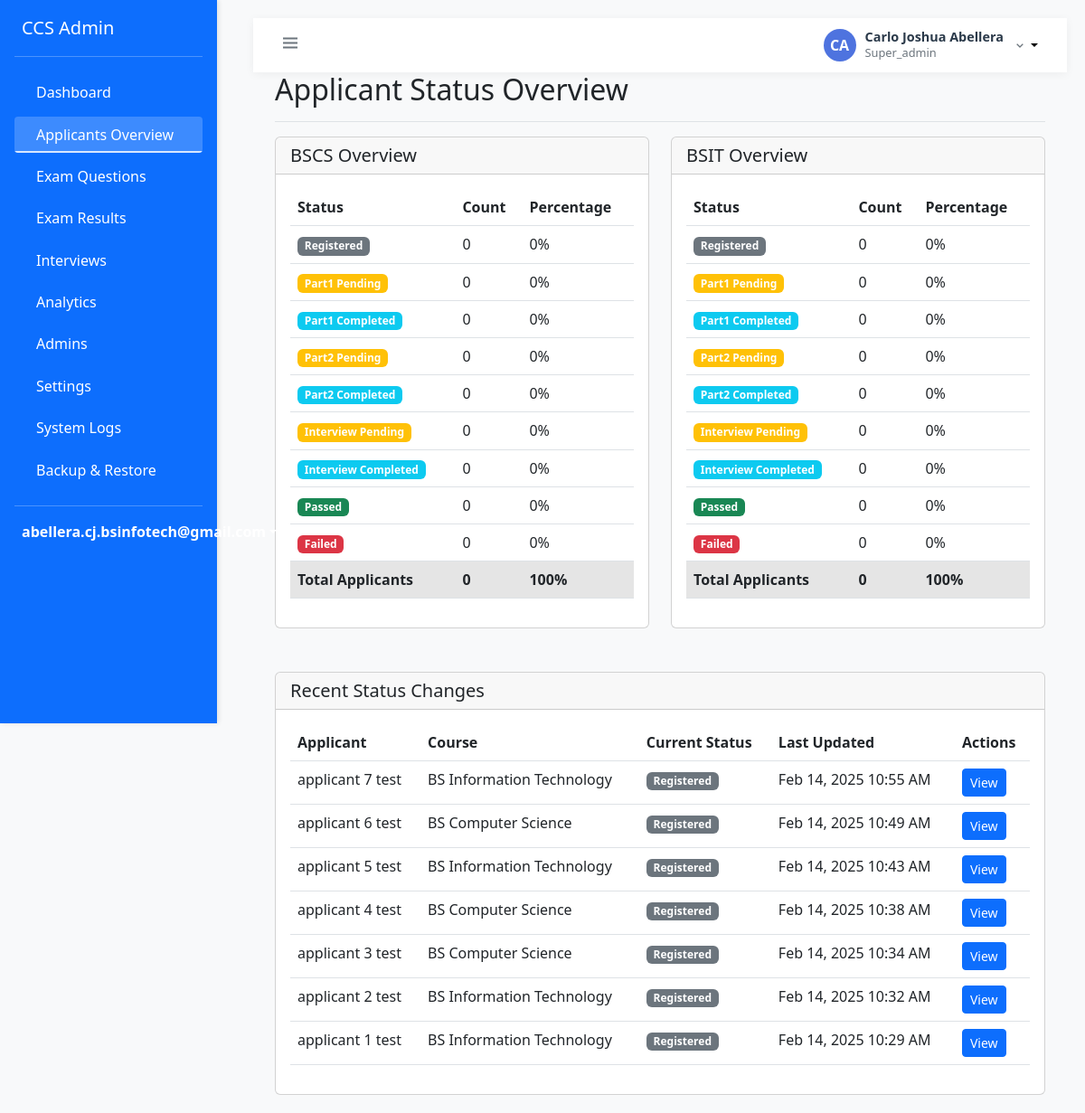
The app's page /admin/super/applicants_overview.php (signed in), older data.
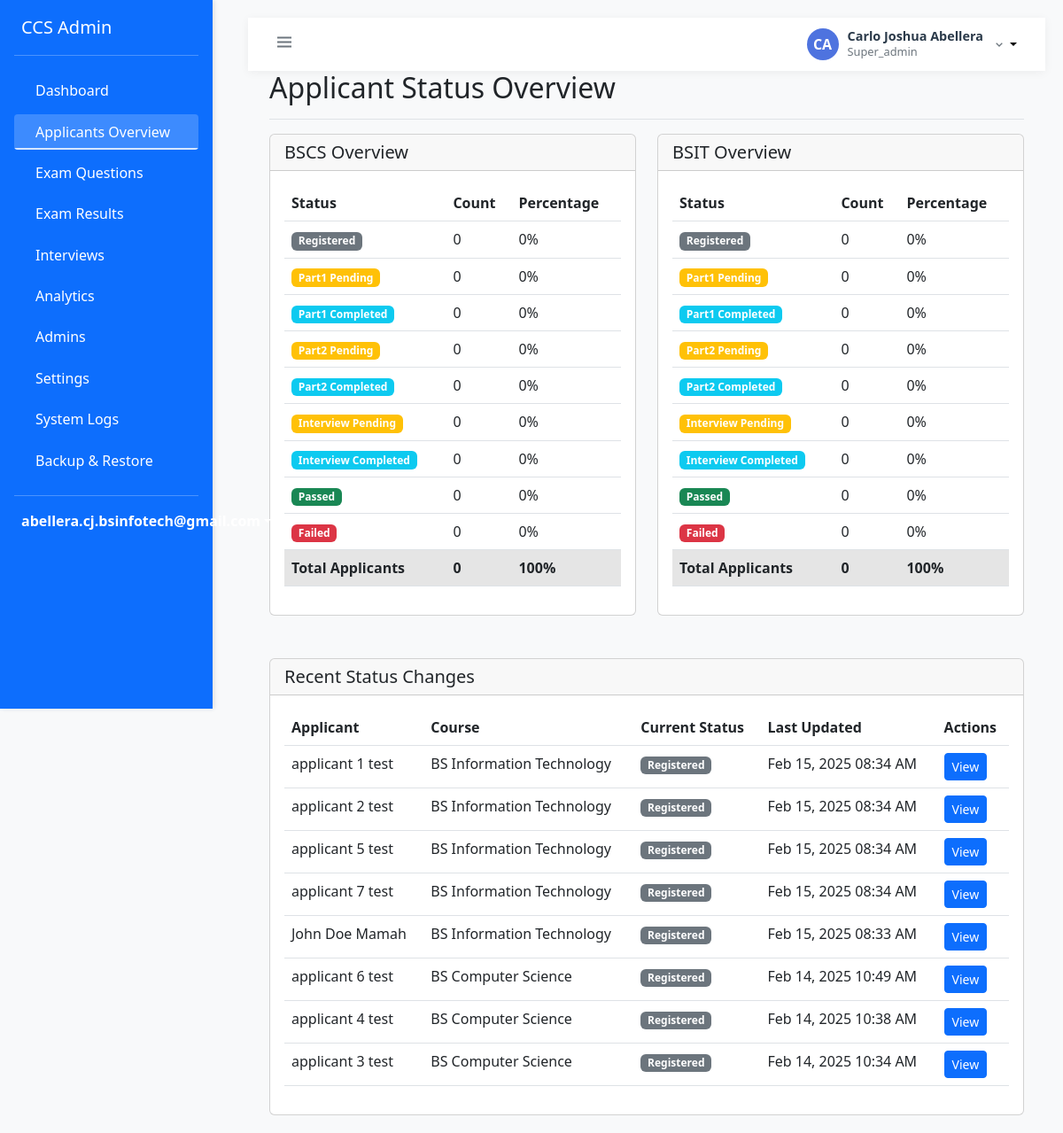
The same page, newer data.
### tables this page shows
CREATE TABLE `applicants` (
  `id` int(11) NOT NULL,
  `user_id` int(11) NOT NULL,
  `applicant_number` varchar(50) NOT NULL,
  `first_name` varchar(100) NOT NULL,
  `middle_name` varchar(100) DEFAULT NULL,
  `last_name` varchar(100) NOT NULL,
  `contact_number` varchar(20) NOT NULL,
  `address` text NOT NULL,
  `birth_date` date NOT NULL,
  `school` varchar(255) NOT NULL,
  `course` enum('BSCS','BSIT') NOT NULL,
  `year_level` enum('1st Year','2nd Year','3rd Year','4th Year','5th Year','Graduate') NOT NULL,
  `progress_status` enum('registered','part1_pending','part1_completed','part2_pending','part2_completed','interview_pending','interview_completed','passed','failed') NOT NULL DEFAULT 'registered',
  `created_at` timestamp NOT NULL DEFAULT current_timestamp(),
  `updated_at` timestamp NOT NULL DEFAULT current_timestamp() ON UPDATE current_timestamp(),
  `application_status_id` int(11) DEFAULT NULL,
  `exam_status_id` int(11) DEFAULT NULL,
  `preferred_course` varchar(255) NOT NULL
);

### admin/super/applicants_overview.php (the view, shortened to what the changed rows need)
<?php
require_once '../includes/layout.php';
try {
    $database = Database::getInstance();
    $conn = $database->getConnection();
    $status_overview = [
        'BSCS' => [
            'registered' => 0,
            'part1_pending' => 0,
            'part1_completed' => 0,
            'part2_pending' => 0,
            'part2_completed' => 0,
            'interview_pending' => 0,
            'interview_completed' => 0,
            'passed' => 0,
            'failed' => 0,
            'total' => 0
        ],
        'BSIT' => [
            'registered' => 0,
            'part1_pending' => 0,
            'part1_completed' => 0,
            'part2_pending' => 0,
            'part2_completed' => 0,
            'interview_pending' => 0,
            'interview_completed' => 0,
            'passed' => 0,
            'failed' => 0,
            'total' => 0
        ]
    ];
    $query = "SELECT
                a.id,
                a.first_name,
                a.last_name,
                a.preferred_course,
                a.progress_status,
                a.updated_at
              FROM applicants a
              ORDER BY a.updated_at DESC
              LIMIT 10";
    $stmt = $conn->query($query);
    $recent_changes = $stmt->fetchAll(PDO::FETCH_ASSOC);
} catch (Exception $e) {
    $error = $e->getMessage();
}
?>
<div class="container-fluid px-4">
    <div class="d-flex justify-content-between flex-wrap flex-md-nowrap align-items-center pb-2 mb-3 border-bottom">
        <h1 class="h2">Applicant Status Overview</h1>
    </div>
    <div class="row">
        <?php foreach ($status_overview as $course => $statuses): ?>
            <div class="col-md-6 mb-4">
                <div class="card">
                    <div class="card-header">
                        <h5 class="mb-0"><?php echo htmlspecialchars($course); ?> Overview</h5>
                    </div>
                    <div class="card-body">
                        <div class="table-responsive">
                            <table class="table table-hover">
                                <thead>
                                    <tr>
                                        <th>Status</th>
                                        <th>Count</th>
                                        <th>Percentage</th>
                                    </tr>
                                </thead>
                                <tbody>
                                    <?php foreach ($statuses as $status => $count): ?>
                                        <?php if ($status !== 'total'): ?>
                                            <tr>
                                                <td>
                                                    <span class="badge bg-<?php
                                                        echo match($status) {
                                                            'registered' => 'secondary',
                                                            'part1_pending', 'part2_pending', 'interview_pending' => 'warning',
                                                            'part1_completed', 'part2_completed', 'interview_completed' => 'info',
                                                            'passed' => 'success',
                                                            'failed' => 'danger',
                                                            default => 'secondary'
                                                        };
                                                    ?>">
                                                        <?php echo ucwords(str_replace('_', ' ', $status)); ?>
                                                    </span>
                                                </td>
                                                <td><?php echo $count; ?></td>
                                                <td>
                                                    <?php
                                                    if ($statuses['total'] > 0) {
                                                        echo round(($count / $statuses['total']) * 100, 1) . '%';
                                                    } else {
                                                        echo '0%';
                                                    }
                                                    ?>
                                                </td>
                                            </tr>
                                        <?php endif; ?>
                                    <?php endforeach; ?>
                                    <tr class="table-active">
                                        <td><strong>Total Applicants</strong></td>
                                        <td><strong><?php echo $statuses['total']; ?></strong></td>
                                        <td><strong>100%</strong></td>
                                    </tr>
                                </tbody>
                            </table>
                        </div>
                    </div>
                </div>
            </div>
        <?php endforeach; ?>
    </div>
    <div class="card mt-4">
        <div class="card-body">
            <div class="table-responsive">
                <table class="table table-hover">
                    <thead>
                        <tr>
                            <th>Applicant</th>
                            <th>Course</th>
                            <th>Current Status</th>
                            <th>Last Updated</th>
                            <th>Actions</th>
                        </tr>
                    </thead>
                    <tbody>
                        <?php foreach ($recent_changes as $change): ?>
                            <tr>
                                <td><?php echo htmlspecialchars($change['first_name'] . ' ' . $change['last_name']); ?></td>
                                <td><?php echo htmlspecialchars($change['preferred_course']); ?></td>
                                <td>
                                    <span class="badge bg-<?php
                                        echo match($change['progress_status']) {
                                            'registered' => 'secondary',
                                            'part1_pending', 'part2_pending', 'interview_pending' => 'warning',
                                            'part1_completed', 'part2_completed', 'interview_completed' => 'info',
                                            'passed' => 'success',
                                            'failed' => 'danger',
                                            default => 'secondary'
                                        };
                                    ?>">
                                        <?php echo ucwords(str_replace('_', ' ', $change['progress_status'])); ?>
                                    </span>
                                </td>
                                <td><?php echo date('M d, Y h:i A', strtotime($change['updated_at'])); ?></td>
                                <td>
                                    <a href="view_applicant.php?id=<?php echo $change['id']; ?>" class="btn btn-sm btn-primary">
                                        <i class="bi bi-eye"></i> View
                                    </a>
                                </td>
                            </tr>
                        <?php endforeach; ?>
                    </tbody>
                </table>
            </div>
        </div>
    </div>
</div>

Row changes from the older to the newer data that the page shows:
changed applicants "applicant 1 test": updated_at "Feb 14, 2025 10:29 AM" → "Feb 15, 2025 08:34 AM"; moves up the list
changed applicants "applicant 2 test": updated_at "Feb 14, 2025 10:32 AM" → "Feb 15, 2025 08:34 AM"; moves up the list
changed applicants "applicant 5 test": updated_at "Feb 14, 2025 10:43 AM" → "Feb 15, 2025 08:34 AM"; moves down the list
changed applicants "applicant 7 test": updated_at "Feb 14, 2025 10:55 AM" → "Feb 15, 2025 08:34 AM"
added applicants: first_name+last_name "John Doe Mamah", preferred_course "BS Information Technology", progress_status "Registered", updated_at "Feb 15, 2025 08:33 AM"
